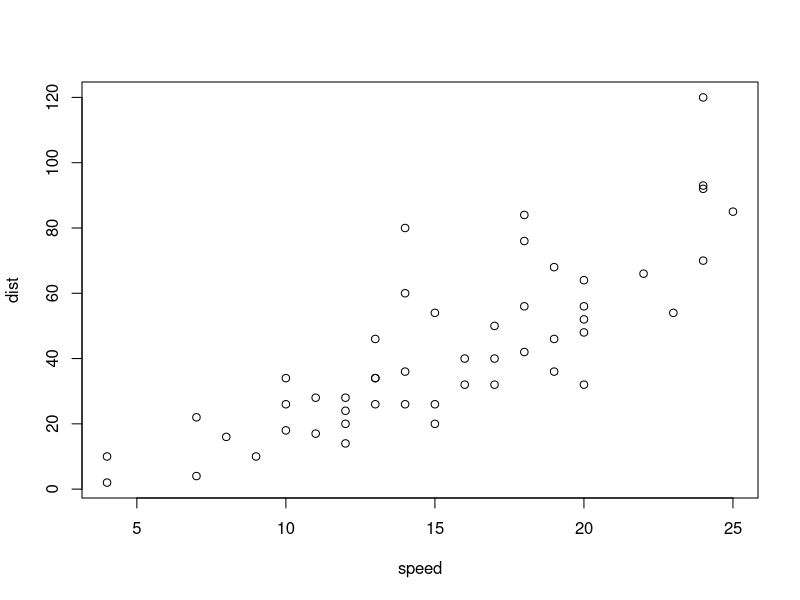
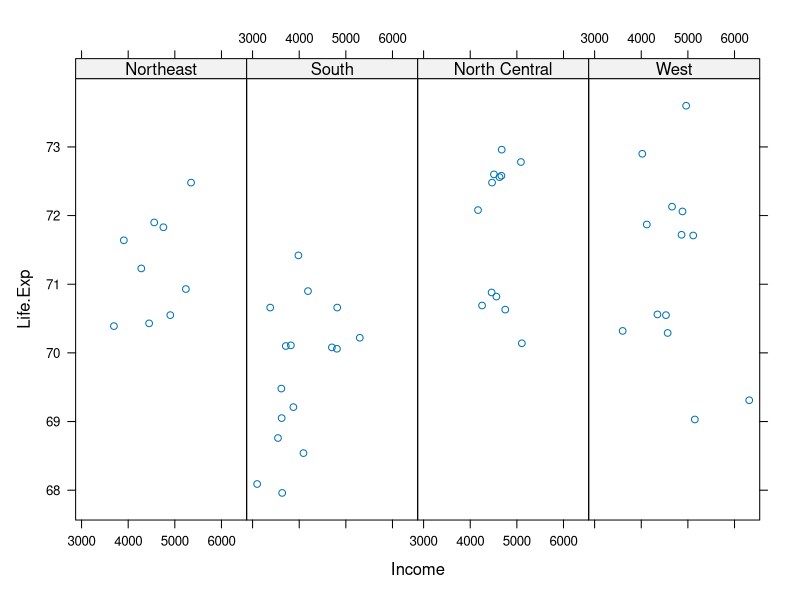
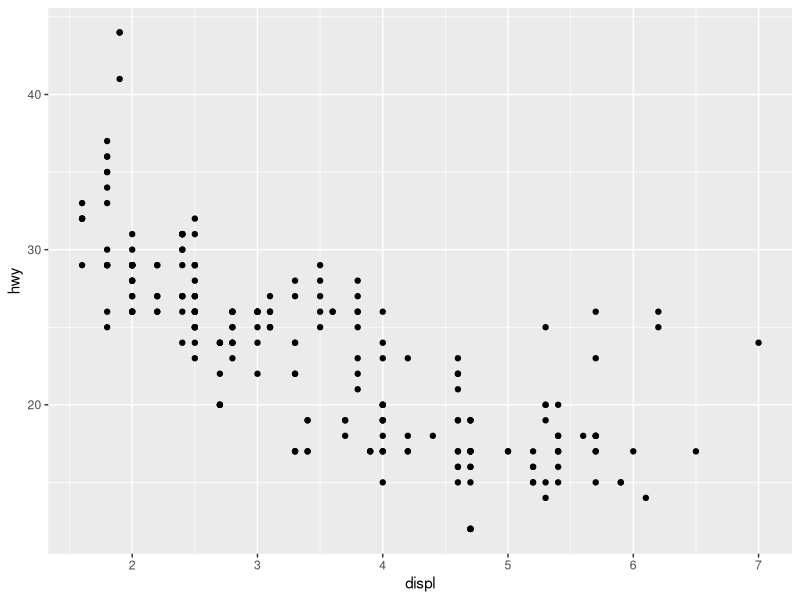

Write the R code that produced these figures, in order.
## ---- chunk 1
library(datasets)
data(cars)
with(cars, plot(speed, dist))

## ---- chunk 2
library (lattice)
state <- data.frame(state.x77, region = state.region)
xyplot(Life.Exp ~ Income | region, data=state, layout = c(4,1))

## ---- chunk 3
 install.packages("ggplot2")
 
 library(ggplot2)
 
## ---- chunk 4
str(mpg)

qplot(displ, hwy, data = mpg)

